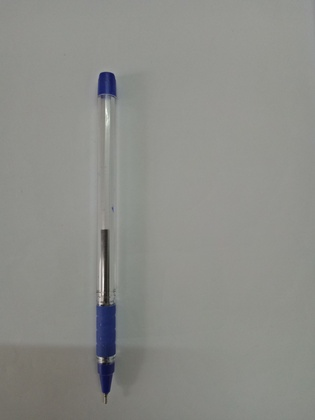
%> input picture Assignment_1/input.jpg, 315 x 420 px, shrunk from 3120 x 4160 before the run
$ octave Assignment_1.m   (GNU Octave 9; MATLAB toolbox functions it lacks are replaced by stand-ins)
%> lines starting %> are read from the running program, lines starting %| are printed output that depends on the picture; in (x1, y1, x2, y2) boxes, pixels count from 0 and x2, y2 are one past the last pixel; in counts of white or black regions, pixels touching at a corner belong together; the program's own positions count from 1
clear;
pen1=imread('input.jpg');
%> pen1 is the input picture: size 420x315x3 uint8; mean R, G, B 140.3, 141.3, 136.7
ref1=imread('reference.jpg');
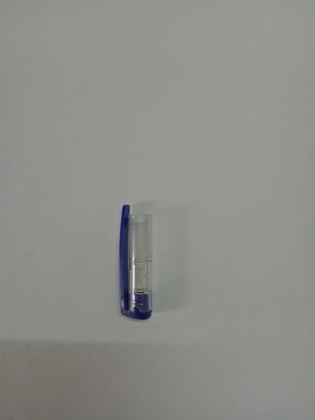
%> input picture Assignment_1/reference.jpg, 315 x 420 px, shrunk from 3120 x 4160 before the run
%> ref1 is the input picture: size 420x315x3 uint8; mean R, G, B 141.4, 142.3, 137.5
pen=rgb2gray(pen1);
ref=rgb2gray(ref1);
[rows1 columns1] = size(pen);
%> rows1 = 420; columns1 = 315
[rows2 columns2] = size(ref);
%> rows2 = 420; columns2 = 315
%find the index of intitial point of pen
for i=1:rows1
    for j=1:columns1
        flag=1;
        if pen(i,j)<70
            x=i;
            y=j;
            flag=0;
        end
        if flag==0
            break;
        end
    end
    if flag==0
        break;
    end
end
%> after the loop, x = 73; y = 104
%find the index of final point of pen
for i=rows1:-1:1
    for j=columns1:-1:1
        flag=1;
        if pen(i,j)<70
            x1=i;
            y1=j;
            flag=0;
        end
            if flag==0
        break;
    end
    end
    if flag==0
        break;
    end
end
%> after the loop, x1 = 402; y1 = 107
%mark the initial and final point of pen with color
for j=-20:20
    for i=-100:100
        % fill a color of RGB is (250,62,150)
        pen1(j+x,i+y,1)=255;
        pen1(j+x,i+y,2)=62;
        pen1(j+x,i+y,3)=150;
        pen1(j+x1,i+y1,1)=255;
        pen1(j+x1,i+y1,2)=62;
        pen1(j+x1,i+y1,3)=150;
    end
end
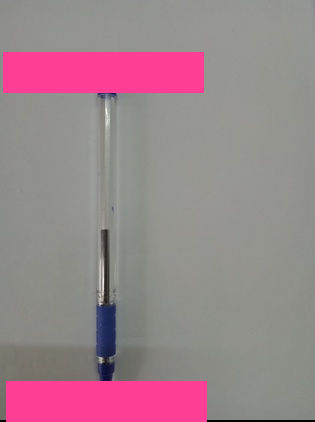
%> pen1: size 422x315x3 uint8; mean R, G, B 155.5, 132.6, 139.3
% show original photo with mark
imtool(pen1);
% calculate length of pen in pixel
lengthOfpenINpixel=sqrt((x-x1)^2 + (y-y1)^2);
%> lengthOfpenINpixel = 329
%find the index of intitial point of reference object
for i=1:rows2
    for j=1:columns2
        flag=1;
        if ref(i,j)<70
            x=i;
            y=j;
            flag=0;
        end
        if flag==0
            break;
        end
    end
    if flag==0
        break;
    end
end
%> after the loop, x = 206; y = 125
flag=1;
%find the index of intitial point of reference object
for i=rows2:-1:1
    for j=columns2:-1:1
        flag=1;
        if ref(i,j)<70
            x1=i;
            y1=j;
            flag=0;
        end
        if flag==0
            break;
        end
    end
    if flag==0
        break;
    end
end
%> after the loop, x1 = 320; y1 = 145
%mark the initial and final point of reference with a color
for j=-20:20
    for i=-100:100
        % fill a color of RGB is (250,62,150)
        ref1(j+x,i+y,1)=255;
        ref1(j+x,i+y,2)=62;
        ref1(j+x,i+y,3)=150;
        ref1(j+x1,i+y1,1)=255;
        ref1(j+x1,i+y1,2)=62;
        ref1(j+x1,i+y1,3)=150;
    end
end
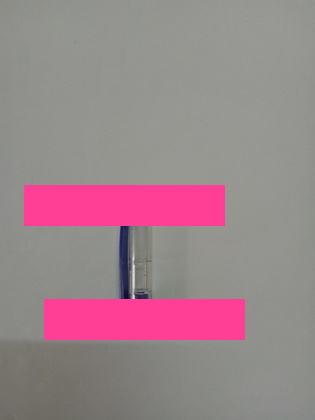
%> ref1: size 420x315x3 uint8; 12.46% of pixels changed, all inside (x1, y1, x2, y2) = (24, 185, 245, 340)
imtool(ref1);
Length_pixel = sqrt((x-x1)^2 + (y-y1)^2);
%> Length_pixel = 115.7
orignal_Length_OF_ref = 45;
Length_mm = (orignal_Length_OF_ref*lengthOfpenINpixel)/Length_pixel;
%> Length_mm = 127.9

fileID = fopen('output.txt','w');
fprintf(fileID,'Length of reference object(in pixel) : %d\n',Length_pixel);
fprintf(fileID,'Length of pen(in pixel) : %d\n',lengthOfpenINpixel);
fprintf(fileID,'Length of pen (in mm) : %d\n',Length_mm);
fprintf(fileID,'Length of pen (in cm) : %d\n',Length_mm/10);
